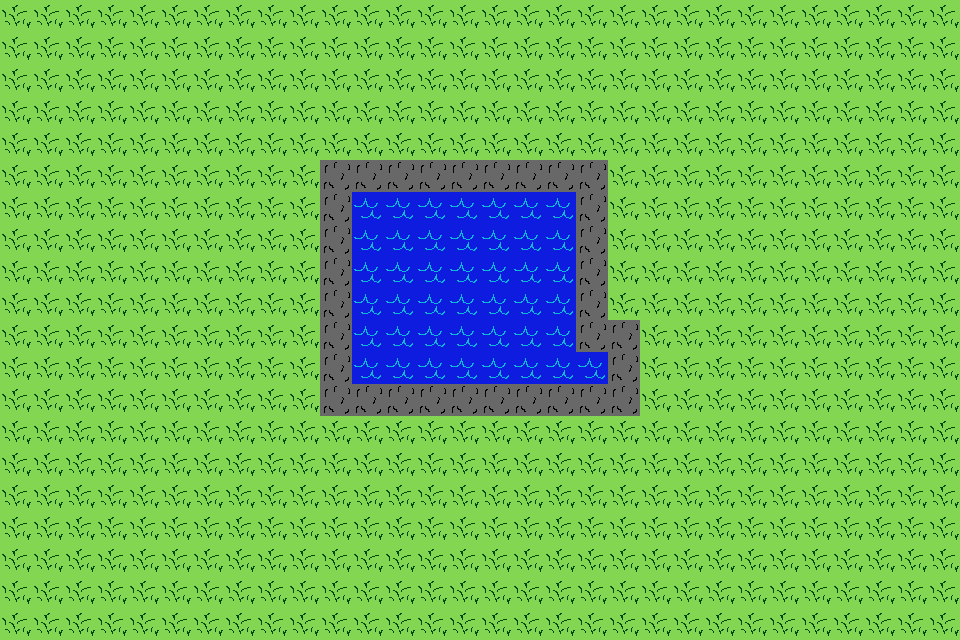

This game map was drawn from its Tiled (.tmx) file and the tilesets committed beside it. A one-line description and the full map source follow:
An orthogonal 30x20 tile map with 32x32 px tiles, 1 tile layer (Camada de Blocos 1).

<map version="1.10" tiledversion="1.10.2" orientation="orthogonal" renderorder="right-down" width="30" height="20" tilewidth="32" tileheight="32" infinite="0" nextlayerid="2" nextobjectid="1">
 <tileset firstgid="1" source="tiles.tsx" />
 <layer id="1" name="Camada de Blocos 1" width="30" height="20">
  <data encoding="csv">
1,1,1,1,1,1,1,1,1,1,1,1,1,1,1,1,1,1,1,1,1,1,1,1,1,1,1,1,1,1,
1,1,1,1,1,1,1,1,1,1,1,1,1,1,1,1,1,1,1,1,1,1,1,1,1,1,1,1,1,1,
1,1,1,1,1,1,1,1,1,1,1,1,1,1,1,1,1,1,1,1,1,1,1,1,1,1,1,1,1,1,
1,1,1,1,1,1,1,1,1,1,1,1,1,1,1,1,1,1,1,1,1,1,1,1,1,1,1,1,1,1,
1,1,1,1,1,1,1,1,1,1,1,1,1,1,1,1,1,1,1,1,1,1,1,1,1,1,1,1,1,1,
1,1,1,1,1,1,1,1,1,1,2,2,2,2,2,2,2,2,2,1,1,1,1,1,1,1,1,1,1,1,
1,1,1,1,1,1,1,1,1,1,2,3,3,3,3,3,3,3,2,1,1,1,1,1,1,1,1,1,1,1,
1,1,1,1,1,1,1,1,1,1,2,3,3,3,3,3,3,3,2,1,1,1,1,1,1,1,1,1,1,1,
1,1,1,1,1,1,1,1,1,1,2,3,3,3,3,3,3,3,2,1,1,1,1,1,1,1,1,1,1,1,
1,1,1,1,1,1,1,1,1,1,2,3,3,3,3,3,3,3,2,1,1,1,1,1,1,1,1,1,1,1,
1,1,1,1,1,1,1,1,1,1,2,3,3,3,3,3,3,3,2,2,1,1,1,1,1,1,1,1,1,1,
1,1,1,1,1,1,1,1,1,1,2,3,3,3,3,3,3,3,3,2,1,1,1,1,1,1,1,1,1,1,
1,1,1,1,1,1,1,1,1,1,2,2,2,2,2,2,2,2,2,2,1,1,1,1,1,1,1,1,1,1,
1,1,1,1,1,1,1,1,1,1,1,1,1,1,1,1,1,1,1,1,1,1,1,1,1,1,1,1,1,1,
1,1,1,1,1,1,1,1,1,1,1,1,1,1,1,1,1,1,1,1,1,1,1,1,1,1,1,1,1,1,
1,1,1,1,1,1,1,1,1,1,1,1,1,1,1,1,1,1,1,1,1,1,1,1,1,1,1,1,1,1,
1,1,1,1,1,1,1,1,1,1,1,1,1,1,1,1,1,1,1,1,1,1,1,1,1,1,1,1,1,1,
1,1,1,1,1,1,1,1,1,1,1,1,1,1,1,1,1,1,1,1,1,1,1,1,1,1,1,1,1,1,
1,1,1,1,1,1,1,1,1,1,1,1,1,1,1,1,1,1,1,1,1,1,1,1,1,1,1,1,1,1,
1,1,1,1,1,1,1,1,1,1,1,1,1,1,1,1,1,1,1,1,1,1,1,1,1,1,1,1,1,1
</data>
 </layer>
</map>
